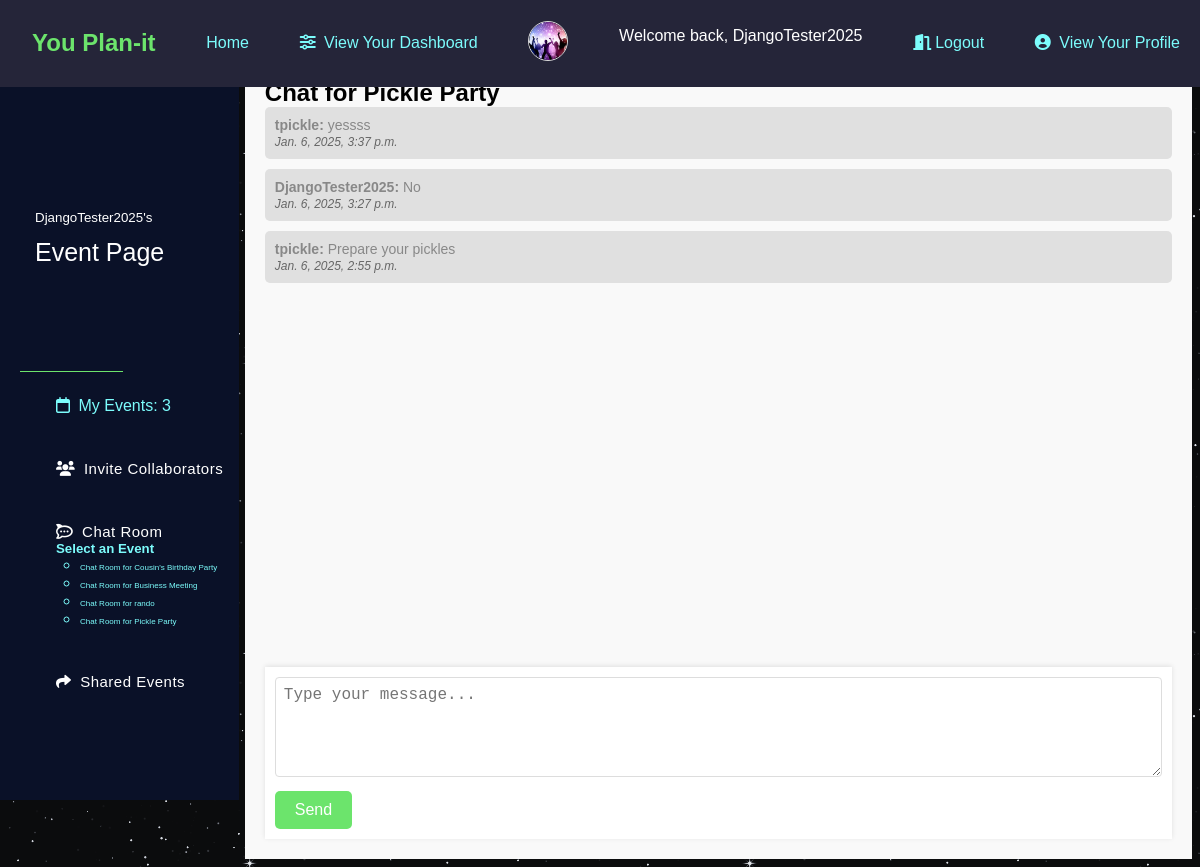
Screenshot of /dashboard/DjangoTester2025/chat/2/ (signed in) with the database file from the repository.
### app/models.py (models this page shows, shortened)
class Profile(models.Model):
    user = models.OneToOneField(User, on_delete=models.CASCADE)
    image = models.ImageField(default='default.jpg', upload_to='profile_pics')
    bio = models.CharField(max_length=200, blank=True, null=True)

class Events(models.Model):
    name = models.CharField(max_length=200)
    description = models.CharField(max_length=500)
    event_image = models.ImageField(upload_to='event_images', blank=True, null=True)
    user = models.ForeignKey(User, on_delete=models.CASCADE, related_name='events')
    members = models.ManyToManyField(User, related_name='invitedusers')
    invitepending = models.ManyToManyField(User, related_name='pending')
    start_datetime = models.DateTimeField()
    end_datetime = models.DateTimeField()
    event_location = models.CharField(max_length=300, blank=True, null=True)
    address = models.CharField(max_length=500, blank=True, null=True)

class ChatMessage(models.Model):
    user = models.ForeignKey(User, on_delete=models.CASCADE)
    message = models.TextField()
    timestamp = models.DateTimeField(auto_now_add=True)
    event = models.ForeignKey(Events, on_delete=models.CASCADE, default=1)

### app/views.py (the view)
# urls.py: path("dashboard/<str:username>/chat/<int:event_id>/", views.chat_room, name="chats"),  # Chat room for specific event
@login_required
@login_required
def chat_room(request, username, event_id):
    event = get_object_or_404(Events, id=event_id)
    shared_events = Events.objects.filter(members=request.user).exclude(user=request.user)
    if request.user != event.user and request.user not in event.members.all():
        return redirect('create_chat_room', username=username)
    if request.method == 'POST':
        message = request.POST.get('message')
        if message:
            ChatMessage.objects.create(event=event, user=request.user, message=message)
    messages = ChatMessage.objects.filter(event=event).order_by('-timestamp')
    return render(request, 'chatroom.html', {
        'event': event,
        'messages': messages,
        'username': username,
        'profile': Profile.objects.get(user=request.user),
        'myevents': Events.objects.filter(user=request.user),  # User's events for the sidebar or navigation
        'shared_events': shared_events
    })

### app/templates/chatroom.html (shortened to what this page needs)
{% extends 'userdashboard.html' %}
{% block info %}
<div class="chat-room">
    <h2 class="h2-center">Chat for {{ event.name }}</h2>
    <div class="chat-messages">
        {% if messages %}
            {% for message in messages %}
                <div class="chat-message">
                    <p><strong>{{ message.user.username }}:</strong> {{ message.message }}</p>
                    <p><em>{{ message.timestamp }}</em></p>
                </div>
            {% endfor %}
        {% else %}
            <p>No messages yet!</p>
        {% endif %}
    </div>
    <div class="message-input">
        <form method="post">
            <div class="form-group">
                <textarea name="message" placeholder="Type your message..." class="form-control"></textarea>
            </div>
            <button type="submit" class="btn btn-primary">Send</button>
        </form>
    </div>
</div>
{% endblock %}

### app/templates/userdashboard.html (shortened to what this page needs)
{% extends 'base.html' %}
{% block content %}
<html class="user-dashboard">
    {% block sidebar %}
    <main class="main-wrap">
        <header class="main-head">
            <div class="main-nav">
                <nav class="navbar">
                    <div class="navbar-nav">
                        <div class="title">
                            <h3>
                                <span class="title-text"><span class="dashboard-username">{{ user.username }}'s</span><br>Event Page</span>
                            </h3>
                        </div>
                        <ul class="nav-list">
                            <li class="nav-list-item">
                                <a href="{% url 'event_page' username=user.username %}">
                                    <i class="fa-regular fa-calendar"></i>
                                    <span class="link-text">My Events: {{ myevents.count }}</span>
                                </a>
                            </li>
                            <li class="nav-list-item">
                                <a href="{% url 'invites' username=user.username %}" class="nav-link">
                                    <i class="fa-solid fa-users"></i>
                                    <span class="link-text">Invite Collaborators</span>
                                </a>
                            </li>
                            <li class="nav-list-item">
                                <a href="#" class="nav-link" data-toggle="dropdown">
                                    <i class="fa-brands fa-rocketchat"></i>
                                    <span class="link-text">Chat Room</span>
                                </a>
                                <div class="dropdown-menu">
                                    {% if myevents or shared_events %}
                                        <h5>Select an Event</h5>
                                        <ul>
                                            {% for event in myevents %}
                                                <li>
                                                    <a href="{% url 'chats' username=user.username event_id=event.id %}" class="event-chat-room-text">
                                                        Chat Room for {{ event.name }}
                                                    </a>
                                                </li>
                                            {% endfor %}
                                            {% for event in shared_events %}
                                                <li>
                                                    <a href="{% url 'chats' username=user.username event_id=event.id %}" class="event-chat-room-text">
                                                        Chat Room for {{ event.name }}
                                                    </a>
                                                </li>
                                            {% endfor %}
                                        </ul>
                                    {% else %}
                                        <p class="no-current-events">You have no events to chat about.</p>
                                    {% endif %}
                                </div>
                            </li>
                            <li class="nav-list-item">
                                <a href="{% url 'shared_events' username=user.username %}" class="nav-link">
                                    <i class="fa-solid fa-share"></i>
                                    <span class="link-text">Shared Events</span>
                                </a>
                            </li>
                        </ul>
                    </div>
                </nav>
            </div>
        </header>
    </main>
    {% endblock %}
    <section class="showcase">
        {% block info %}{% endblock %}
    </section>
{% endblock %}

### app/templates/base.html (shortened to what this page needs)
<!DOCTYPE html>
{% load static %}
<html lang="en">
  <head>
    <link rel="stylesheet" href="{% static "styling.css" %}"/>
    <link
      href="https://cdnjs.cloudflare.com/ajax/libs/font-awesome/6.0.0-beta3/css/all.min.css"
      rel="stylesheet"
    />
  </head>
  <body>
    <nav style="z-index:99;">
        <h1 class="color-header">&ensp;You Plan-it</h1>
      <a href="{% url 'home' %}">Home</a>
      {% if request.user.is_authenticated %}
      <span>
        <a href="{% url 'user_dashboard' username=request.user.username %}">
          <i class="fa-solid fa-sliders"></i> View Your Dashboard
        </a>
      </span>
      <div class="profile-image-container">
        <img src="{% if profile.image %}{{ profile.image.url }}{% else %}/media/profile_pics/default.jpg{% endif %}"
             alt="?"
             class="profile-image-base">
      </div>
      <p class="welcome-message">Welcome back, {{request.user.username}}</p>
      <a href="{% url 'logout' %}"><i class="fa-solid fa-door-open"></i>Logout</a>
      <span>
        <a href="{% url 'profile' username=request.user.username %}">
          <i class="fa-solid fa-user-circle"></i> View Your Profile
        </a>
      </span>
    {% else %}
      <p class="welcome-message" style="color: white; text-decoration: none;">You are not logged in</p>
      <span><a href="{% url 'login' %}"><i class="fa-solid fa-door-open"></i>Sign In</a></span>
    {% endif %}
    </nav>
    <div class="container-style" style="margin: 1vh;">
      {% block content %}{% endblock %}
    </div>
  </body>
</html>

### rows the page displays
Profile: image (picture)
Events: name "Cousin's Birthday Party"
Events: name "Business Meeting"
Events: name "rando"
Events: name "Pickle Party"
ChatMessage: user.username "tpickle", message "yessss", timestamp "Jan. 6, 2025, 3:37 p.m."
ChatMessage: user.username "DjangoTester2025", message "No", timestamp "Jan. 6, 2025, 3:27 p.m."
ChatMessage: user.username "tpickle", message "Prepare your pickles", timestamp "Jan. 6, 2025, 2:55 p.m."

### other values shown
{{ request.user.username }} "DjangoTester2025"
{{ user.username }} "DjangoTester2025"
{{ myevents.count }} "3"
